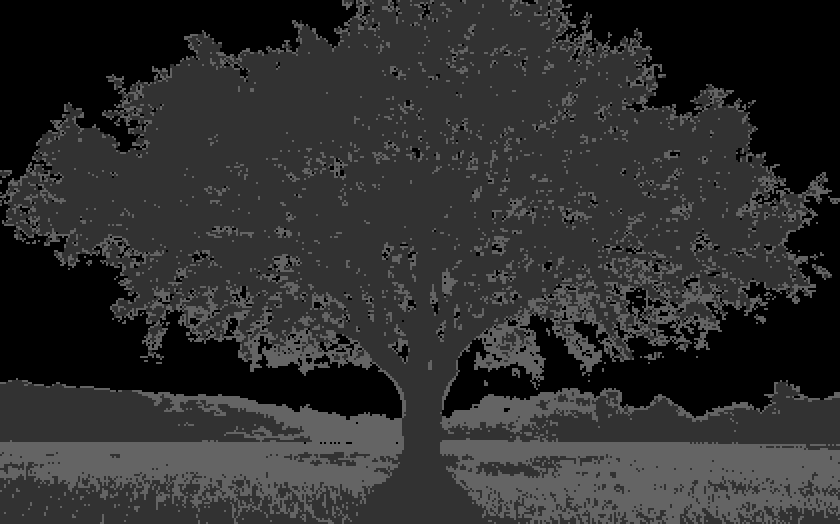
#> input picture cluster-segm/derevo_sem.png, 840 x 524 px; its folder holds only this picture in this run
$ python segm.py derevo_sem.png
#> lines starting #> are read from the running program, lines starting #| are printed output that depends on the picture
import numpy as np
import skimage.io as io
import sys
from sklearn.cluster import KMeans
import skimage.transform as tfm


def downscale(img):
    t = img.astype(np.int32)
    return (t[::2, ::2] + t[1::2, ::2] + t[::2, 1::2] + t[1::2, 1::2])/4

def upscale(img):
    t = np.zeros((img.shape[0]*2, img.shape[1]*2), dtype=np.int8)
    t[::2, ::2] = img
    t[1::2, ::2] = img
    t[::2, 1::2] = img
    t[1::2, 1::2] = img
    return t

colors = [[0, 0, 0],
            [0, 0, 255],
            [0, 255, 0],
            [255, 0, 0],
            [255, 255, 0],
            [255, 0, 255],
            [0, 255, 255]]


filename = sys.argv[1]
original = io.imread(filename)
#> original is the input picture: shape (524, 840); min 0, max 100, mean 46.1

if original.shape[0] % 2 != 0 or original.shape[1] % 2 != 0:
    original = tfm.resize(original, [original.shape[0]//2*2, original.shape[1]//2*2, original.shape[2]])
    io.imsave(filename, original)

#downscale = 2
img = original#downscale(original)

arr = np.reshape(img, [-1, 3])
labels = KMeans(n_clusters = 8).fit_predict(arr)
labels = labels.reshape((img.shape[0], -1))
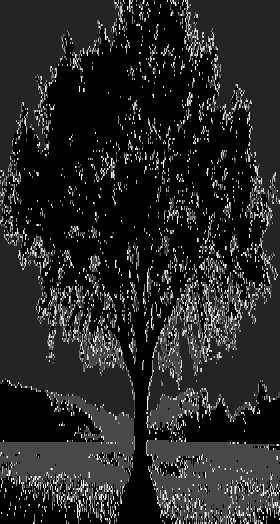
#> labels: shape (524, 280) int32; min 0, max 7, mean 1.06; drawn with min black and max white

labels *= 32
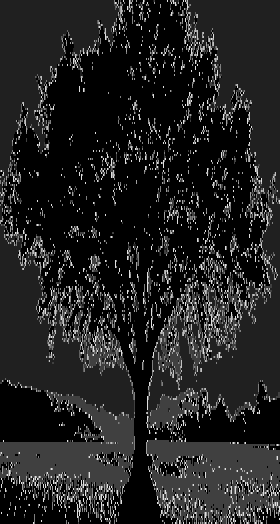
#> labels: shape (524, 280) int32; min 0, max 224, mean 34

#labels = upscale(labels)


io.imsave("{}_sem.png".format(filename[:-4]), labels)
